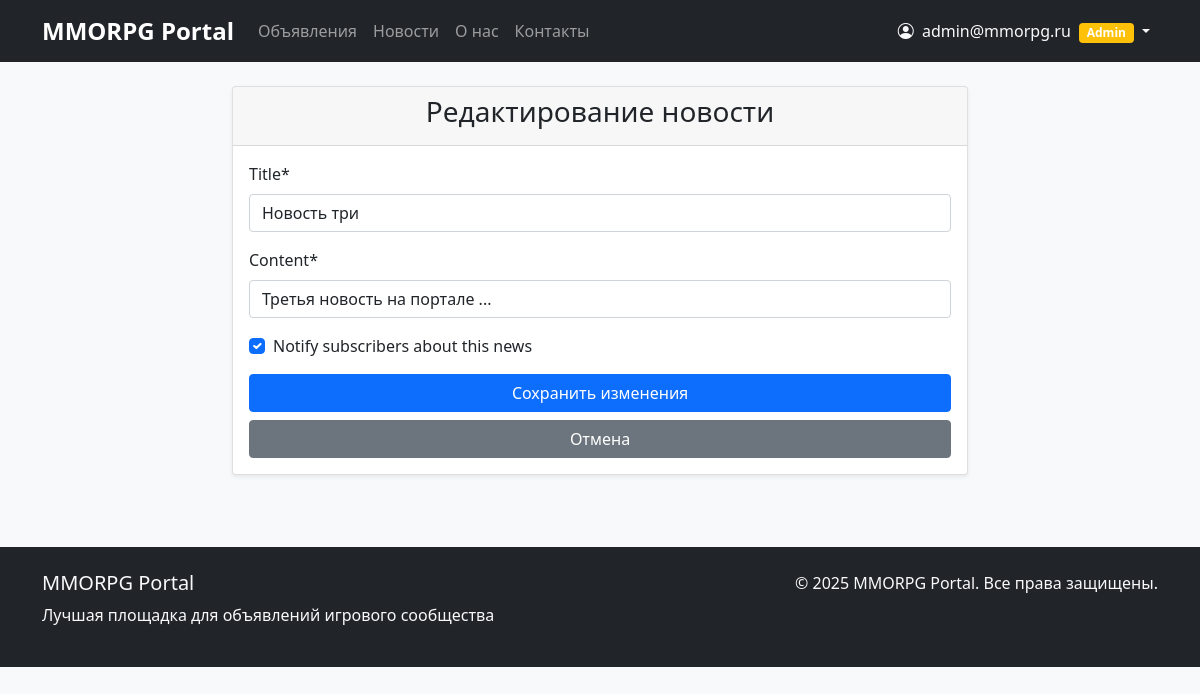
Page /news/3/edit/ (signed in) on the committed database.
### appUser/models.py (models this page shows, shortened)
class CustomUser(AbstractUser):
    email = models.EmailField(_('email address'), unique=True)
    username = models.CharField(max_length=150, blank=True, null=True)
    timezone = models.CharField(max_length=50, default='UTC')
    language = models.CharField(max_length=10, choices=[('ru', 'Russian'), ('en', 'English')], default='ru')
    email_verified = models.BooleanField(default=False)  # Новое поле для подтверждения email
    USERNAME_FIELD = 'email'
    REQUIRED_FIELDS = []
    objects = CustomUserManager()
    class Meta:
        verbose_name = _('User')
        verbose_name_plural = _('Users')

### appNotification/models.py (models this page shows, shortened)
class News(models.Model):
    title = models.CharField(max_length=255, validators=[MinLengthValidator(5)])
    content = RichTextField()
    created_at = models.DateTimeField(auto_now_add=True)
    updated_at = models.DateTimeField(auto_now=True)
    subscribers = models.ManyToManyField(User, related_name='subscribed_news', blank=True)
    views_count = models.PositiveIntegerField(default=0, verbose_name=_('Views count'))
    notify_subscribers = models.BooleanField(default=True, verbose_name=_('Notify subscribers'))
    class Meta:
        ordering = ['-created_at']
        verbose_name = _('News')
        verbose_name_plural = _('News')

### appNotification/views.py (the view, shortened to what this page needs)
# urls.py: path('news/<int:pk>/edit/', views.NewsUpdateView.as_view(), name='news_edit'),
class NewsUpdateView(LoginRequiredMixin, UserPassesTestMixin, UpdateView):
    model = News
    form_class = NewsForm
    template_name = 'appNotification/news_edit.html'
    def test_func(self):
        return self.request.user.is_staff

### appNotification/forms.py (shortened to what this page needs)
class NewsForm(forms.ModelForm):
    class Meta:
        model = News
        fields = ['title', 'content', 'notify_subscribers']  # Добавляем поле
        widgets = {
            'title': forms.TextInput(attrs={
                'class': 'form-control',
                'placeholder': _('Enter news title')
            }),
            'notify_subscribers': forms.CheckboxInput(attrs={
                'class': 'form-check-input',
                'checked': True
            }),
        }
        labels = {
            'title': _('Title'),
            'content': _('Content'),
            'notify_subscribers': _('Notify subscribers about this news'),
        }
    content = forms.CharField(widget=CKEditorWidget(config_name='default'), label=_('Content'))

### appNotification/context_processors.py (called while the page is built)
def categories(request):
    return {
        'categories': Category.objects.all(),
        'category_choices': [
            ('tanks', _('Tanks')),
            ('heals', _('Heals')),
            ('dd', _('DD')),
            ('traders', _('Traders')),
            ('guildmasters', _('Guildmasters')),
            ('questgivers', _('Questgivers')),
            ('blacksmiths', _('Blacksmiths')),
            ('tanners', _('Tanners')),
            ('potionmakers', _('Potionmakers')),
            ('spellmasters', _('Spellmasters')),
        ]
    }

def navigation_data(request):
    from .models import Post, News
    return {
        'recent_posts': Post.objects.order_by('-created_at')[:5],
        'recent_news': News.objects.order_by('-created_at')[:3],
        'posts_count': Post.objects.count(),
        'news_count': News.objects.count(),
    }

### appNotification/templates/appNotification/news_edit.html (shortened to what this page needs)
{% extends 'base.html' %}
{% load crispy_forms_tags %}
{% block content %}
<div class="row justify-content-center">
    <div class="col-md-8">
        <div class="card">
            <div class="card-header">
                <h3 class="text-center">Редактирование новости</h3>
            </div>
            <div class="card-body">
                <form method="post">
                    {{ form|crispy }}
                    <div class="d-grid gap-2">
                        <button type="submit" class="btn btn-primary">Сохранить изменения</button>
                        <a href="{% url 'news_detail' object.id %}" class="btn btn-secondary">Отмена</a>
                    </div>
                </form>
            </div>
        </div>
    </div>
</div>
{% endblock %}

### templates/includes/header.html (shortened to what this page needs)
<nav class="navbar navbar-expand-lg navbar-dark bg-dark">
    <div class="container">
        <a class="navbar-brand" href="{% url 'home' %}">MMORPG Portal</a>
        <div class="collapse navbar-collapse" id="navbarNav">
            <ul class="navbar-nav me-auto">
                <li class="nav-item">
                    <a class="nav-link" href="{% url 'post_list' %}">Объявления</a>
                </li>
                <li class="nav-item">
                    <a class="nav-link" href="{% url 'news_list' %}">Новости</a>
                </li>
                <li class="nav-item">
                    <a class="nav-link" href="{% url 'about' %}">О нас</a>
                </li>
                <li class="nav-item">
                    <a class="nav-link" href="{% url 'contacts' %}">Контакты</a>
                </li>
            </ul>
            <ul class="navbar-nav ms-auto">
                {% if user.is_authenticated %}
                    <li class="nav-item dropdown">
                        <a class="nav-link dropdown-toggle text-light" href="#" role="button"
                           data-bs-toggle="dropdown" aria-expanded="false">
                            <i class="bi bi-person-circle me-1"></i>
                            {% if user.first_name and user.last_name %}
                                {{ user.first_name }} {{ user.last_name }}
                            {% else %}
                                {{ user.email }}
                            {% endif %}
                            {% if user.is_staff %}
                                <span class="badge bg-warning ms-1">Admin</span>
                            {% endif %}
                        </a>
                    </li>
                {% endif %}
            </ul>
        </div>
    </div>
</nav>

### static/css/styles.css (style rules this page uses)
body { background-color: #f8f9fa; }
.navbar-brand { font-weight: bold; font-size: 1.5rem; }
.card { box-shadow: 0 0.125rem 0.25rem rgba(0, 0, 0, 0.075); margin-bottom: 1.5rem; }
.btn-primary { background-color: #0d6efd; border-color: #0d6efd; }

### rows in the picture
CustomUser: email "admin@mmorpg.ru"
News: title "Новость три", content "Третья новость на портале ...", notify_subscribers "☑"
